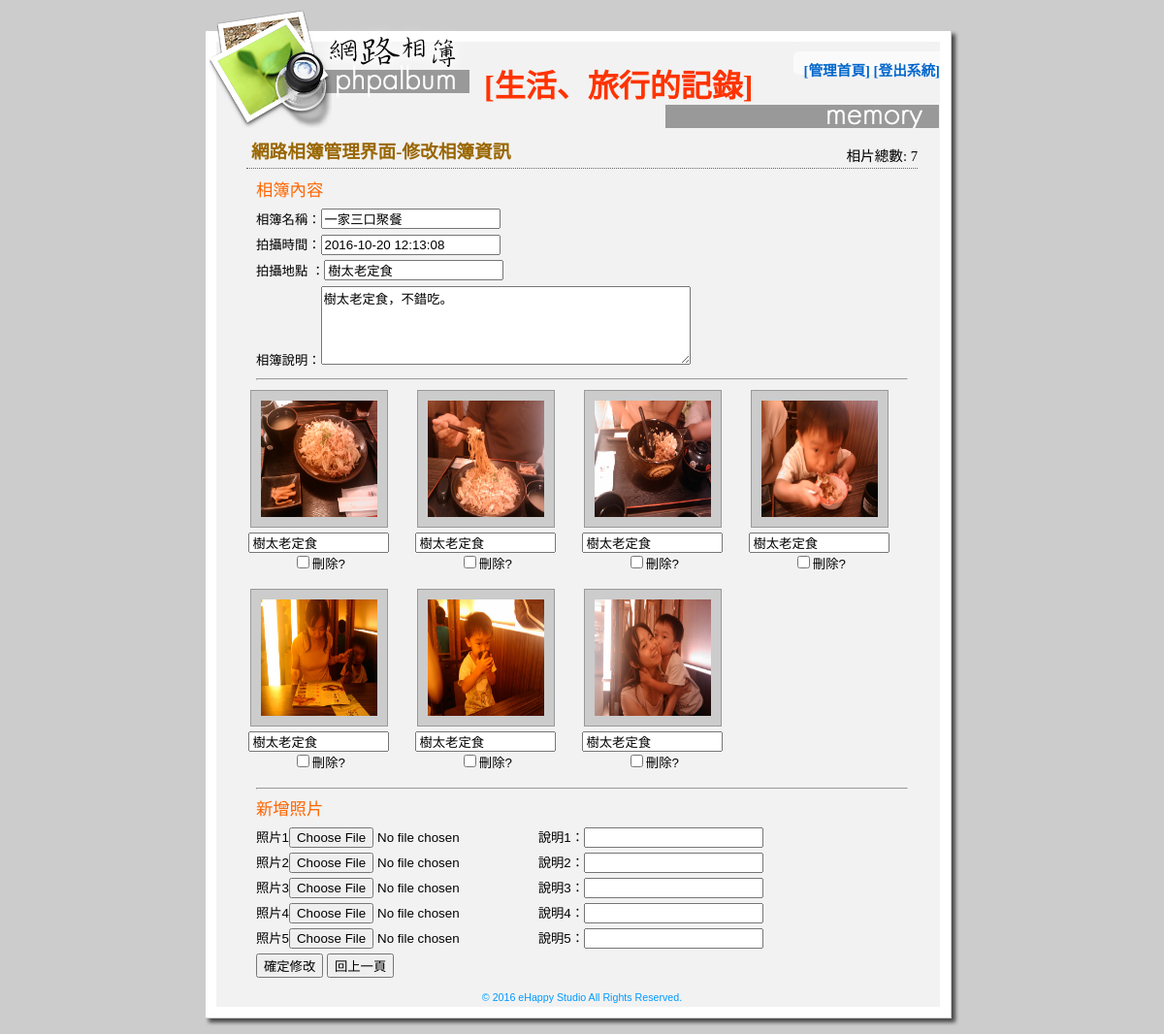
The page /adminfix.php?id=2 (signed in) on the database its author committed.
### tables this page shows
CREATE TABLE `album` (
  `album_id` int(11) UNSIGNED NOT NULL,
  `album_date` datetime DEFAULT NULL,
  `album_location` varchar(255) DEFAULT NULL,
  `album_title` varchar(255) DEFAULT NULL,
  `album_desc` text
);

CREATE TABLE `albumphoto` (
  `ap_id` int(11) UNSIGNED NOT NULL,
  `album_id` int(11) UNSIGNED DEFAULT NULL,
  `ap_subject` varchar(255) DEFAULT NULL,
  `ap_date` datetime DEFAULT NULL,
  `ap_picurl` varchar(100) DEFAULT NULL,
  `ap_hits` int(11) UNSIGNED NOT NULL DEFAULT '0'
);

### adminfix.php (the view, shortened to what this page needs)
<?php
function GetSQLValueString($theValue, $theType) {
  switch ($theType) {
    case "int":
      $theValue = ($theValue != "") ? filter_var($theValue, FILTER_SANITIZE_NUMBER_INT) : "";
      break;
  }
  return $theValue;
}
require_once("connMysql.php");
$sid = 0;
if(isset($_GET["id"])&&($_GET["id"]!="")){
	$sid = GetSQLValueString($_GET["id"],"int");
}
$query_RecAlbum = "SELECT * FROM album WHERE album_id={$sid}";
$query_RecPhoto = "SELECT * FROM albumphoto WHERE album_id={$sid} ORDER BY ap_date DESC";
$RecAlbum = $db_link->query($query_RecAlbum);
$RecPhoto = $db_link->query($query_RecPhoto);
$total_records = $RecPhoto->num_rows;
$row_RecAlbum=$RecAlbum->fetch_assoc();
?>
<html>
<head>
<link href="style.css" rel="stylesheet" type="text/css" />
</head>
<body bgcolor="#cccccc">
<table width="778" border="0" align="center" cellpadding="0" cellspacing="0">
  <tr>
    <td height="124" valign="top" background="images/album_r1_c1.jpg"><div class="titleDiv"> [生活、旅行的記錄]<br />
      </div>
      <div class="menulink"><a href="admin.php">[管理首頁]</a> <a href="?logout=true">[登出系統]</a></div></td>
  </tr>
  <tr>
    <td background="images/album_r2_c1.jpg"><div id="mainRegion">
        <table width="90%" border="0" align="center" cellpadding="4" cellspacing="0">
          <tr>
            <td><div class="subjectDiv"> 網路相簿管理界面-修改相簿資訊</div>
              <div class="actionDiv">相片總數: <?php echo $total_records;?></div>
              <form action="" method="post" enctype="multipart/form-data" name="form1" id="form1">
                <div class="normalDiv">
                  <p class="heading">相簿內容</p>
                  <p>相簿名稱：<input name="album_title" type="text" id="album_title" value="<?php echo $row_RecAlbum["album_title"];?>" />
                  <input name="album_id" type="hidden" id="album_id" value="<?php echo $row_RecAlbum["album_id"];?>" /></p>
                  <p>拍攝時間：<input name="album_date" type="text" id="album_date" value="<?php echo $row_RecAlbum["album_date"];?>" /></p>
                  <p>拍攝地點 ：<input name="album_location" type="text" id="album_location" value="<?php echo $row_RecAlbum["album_location"];?>" /></p>
                  <p>相簿說明：<textarea name="album_desc" id="album_desc" cols="45" rows="5"><?php echo $row_RecAlbum["album_desc"];?></textarea></p>
                  <hr />
                </div>
                <?php
			   $checkid=0;
			   while($row_RecPhoto=$RecPhoto->fetch_assoc()){
			   ?>
                <div class="albumDiv">
                  <div class="picDiv"><img src="photos/<?php echo $row_RecPhoto["ap_picurl"];?>" alt="<?php echo $row_RecPhoto["ap_subject"];?>" width="120" height="120" border="0" /></div>
                  <div class="albuminfo">
                    <p>
                      <input name="update_subject[]" type="text" id="update_subject[]" value="<?php echo $row_RecPhoto["ap_subject"];?>" size="15" />
                      <br />
                      <input name="delcheck[]" type="checkbox" id="delcheck[]" value="<?php echo $checkid;$checkid++?>" />刪除?</p>
                  </div>
                </div>
                <?php }?>
                <div class="normalDiv">
                  <hr />
                  <p class="heading">新增照片</p>
                  <p>照片1<input type="file" name="ap_picurl[]" id="ap_picurl[]" />
                  說明1：<input type="text" name="ap_subject[]" id="ap_subject[]" /></p>
                  <p>照片2<input type="file" name="ap_picurl[]" id="ap_picurl[]" />
                  說明2：<input type="text" name="ap_subject[]" id="ap_subject[]" /></p>
                  <p>照片3<input type="file" name="ap_picurl[]" id="ap_picurl[]" />
                  說明3：<input type="text" name="ap_subject[]" id="ap_subject[]" /></p>
                  <p>照片4<input type="file" name="ap_picurl[]" id="ap_picurl[]" />
                  說明4：<input type="text" name="ap_subject[]" id="ap_subject[]" /></p>
                  <p>照片5<input type="file" name="ap_picurl[]" id="ap_picurl[]" />
                  說明5：<input type="text" name="ap_subject[]" id="ap_subject[]" /></p>
                  <p>
                    <input type="submit" name="button" id="button" value="確定修改" />
                    <input type="button" name="button2" id="button2" value="回上一頁" onClick="window.history.back();" />
                  </p>
                </div>
              </form></td>
          </tr>
        </table>
      </div></td>
  </tr>
  <tr>
    <td align="center" background="images/album_r2_c1.jpg" class="trademark">© 2016 eHappy Studio All Rights Reserved.</td>
  </tr>
  <tr>
    <td><img name="album_r4_c1" src="images/album_r4_c1.jpg" width="778" height="24" border="0" id="album_r4_c1" alt="" /></td>
  </tr>
</table>
</body>
</html>

### style.css (style rules this page uses)
#mainRegion p { font-family: Verdana, Arial, Helvetica, sans-serif; font-size: 10pt; line-height: 20px; margin-top: 0px; margin-bottom: 5px; }
#mainRegion form { margin: 0px; }
#mainRegion .heading { font-family: "微軟正黑體"; font-size: 13pt; color: #FF6600; line-height: 150%; font-weight: normal; }
#mainRegion .actionDiv { float: right; margin-top: -30px; font-size: 11pt; font-family: "微軟正黑體"; }
.titleDiv { padding-left: 288px; padding-top: 55px; font-family: "微軟正黑體"; font-size: 24pt; font-weight: bolder; color: #FF3300; }
.menulink { float: right; margin-top: -48px; margin-right: 20px; font-family: "微軟正黑體"; font-size: 11pt; font-weight: bold; }
a { text-decoration: none; }
a:link { color: #0066CC; }
.trademark { font-family: Verdana, Arial, Helvetica, sans-serif; font-size: 8pt; color: #0099FF; }
#mainRegion .picDiv { padding: 10px; background-color: #CCCCCC; height: 120px; width: 120px; border: 1px solid #999999; margin-right: auto; margin-left: auto; margin-bottom: 5px; }
#mainRegion .albumDiv { float: left; height: 200px; width: 150px; text-align: center; margin-right: 22px; margin-bottom: 5px; }
#mainRegion .albumDiv .albuminfo { font-family: "微軟正黑體"; font-size: 11pt; }
#mainRegion .normalDiv { clear: both; margin: 10px; }
#mainRegion .subjectDiv { font-family: "微軟正黑體"; font-size: 14pt; font-weight: bold; color: #996600; padding: 5px; clear: both; border-bottom-width: 1px; border-bottom-style: dotted; border-bottom-color: #666666; margin-bottom: 5px; }

### rows shown on the page
album: album_title "一家三口聚餐", album_date "2016-10-20 12:13:08", album_location "樹太老定食", album_desc "樹太老定食，不錯吃。"
albumphoto: ap_picurl (picture), ap_subject "樹太老定食"
albumphoto: ap_picurl (picture), ap_subject "樹太老定食"
albumphoto: ap_picurl (picture), ap_subject "樹太老定食"
albumphoto: ap_picurl (picture), ap_subject "樹太老定食"
albumphoto: ap_picurl (picture), ap_subject "樹太老定食"
albumphoto: ap_picurl (picture), ap_subject "樹太老定食"
albumphoto: ap_picurl (picture), ap_subject "樹太老定食"

### other values the page prints
$total_records "7"
